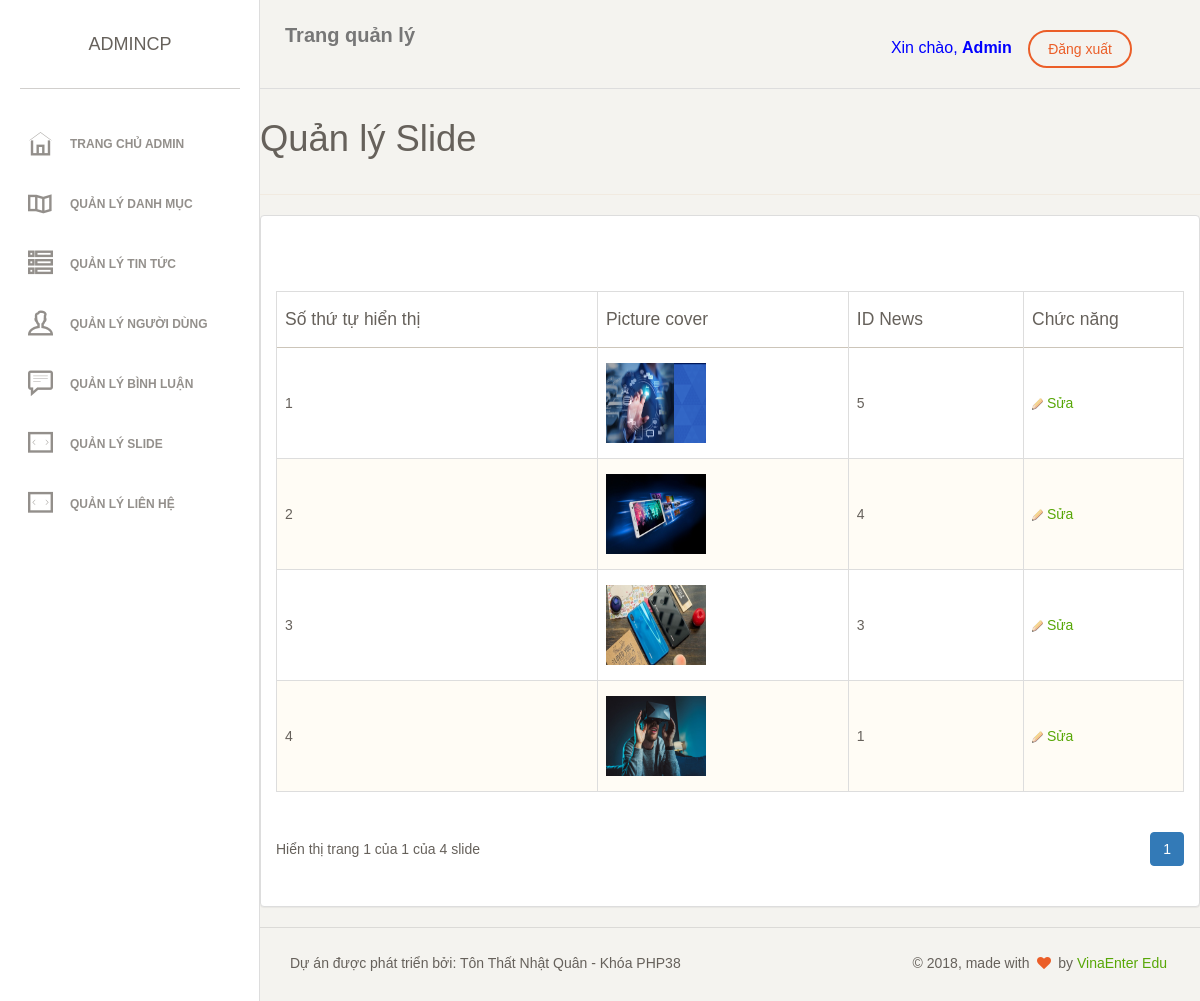
The app's page /admin/slide/index.php (signed in) with its own data.
### tables this page shows
CREATE TABLE `user` (
  `user_id` int(11) NOT NULL,
  `username` varchar(128) NOT NULL,
  `password` varchar(128) NOT NULL,
  `fullname` varchar(128) NOT NULL,
  `avatar` varchar(128) NOT NULL,
  `chucvu` varchar(128) NOT NULL,
  `active` int(11) NOT NULL
);

CREATE TABLE `slide` (
  `slide_id` int(11) NOT NULL,
  `picture` varchar(128) NOT NULL,
  `news_id` int(11) NOT NULL
);

### admin/slide/index.php (the view, shortened to what this page needs)
<?php require_once $_SERVER['DOCUMENT_ROOT'].'/templates/admin/inc/header.php'; ?>
<?php
	$queryTSD = "SELECT COUNT(*) AS TSD FROM slide";
	$resultTSD = $mysqli->query($queryTSD);
	$arTmp = mysqli_fetch_assoc($resultTSD);
	$tongSoDong = $arTmp['TSD'];
	$row_count = ROW_COUNT;
	$tongSoTrang = ceil($tongSoDong/$row_count);
	$current_page = 1;
	$offset = ($current_page - 1) * $row_count;
?>
<div id="page-wrapper">
    <div id="page-inner">
        <div class="row">
            <div class="col-md-12">
                <h2>Quản lý Slide</h2>
            </div>
        </div>
        <hr />
        <div class="row">
            <div class="col-md-12">
                <div class="panel panel-default">
                    <div class="panel-body">
                        <div class="table-responsive">
                            <div class="row">
                                <div class="col-sm-6">
                                </div>
                                <div class="col-sm-6" style="text-align: right;">
                                    <form method="post" action="">
                                        <br /> <br />
                                    </form><br />
                                </div>
                            </div>
                            <table class="table table-striped table-bordered table-hover" id="dataTables-example">
                                <thead>
                                    <tr>
                                        <th>Số thứ tự hiển thị</th>
                                        <th>Picture cover</th>
										<th>ID News</th>
                                        <th width="160px">Chức năng</th>
                                    </tr>
                                </thead>
                                <tbody>
									<?php
										$queryDM = "SELECT * FROM slide LIMIT {$offset},{$row_count}";
										$resultDM = $mysqli->query($queryDM);
										while($row = mysqli_fetch_assoc($resultDM)) {
											$id = $row['slide_id'];
											$picture = $row['picture'];
											$news_id = $row['news_id'];
									?>
                                    <tr class="gradeX">
                                        <td><?php echo $id ?></td>
										<td class="center">
											<img src="/files/<?php echo $picture ?>" alt="" height="80px" width="100px"/>
										</td>
										<td><?php echo $news_id ?></td>
                                        <td class="center">
                                            <a href="update.php?idSua=<?php echo $id?>"> <img src="/templates/admin/assets/img/edit.gif" alt=""> Sửa</a>
										</td>
                                    </tr>
									<?php } ?>
                                </tbody>
                            </table>
                            <div class="row">
                                <div class="col-sm-6">
                                    <div class="dataTables_info" id="dataTables-example_info" style="margin-top:27px">Hiển thị trang <?php echo $current_page; ?> của <?php echo $tongSoTrang ?> của <?php echo $tongSoDong ?> slide</div>
                                </div>
                                <div class="col-sm-6" style="text-align: right;">
                                    <div class="dataTables_paginate paging_simple_numbers" id="dataTables-example_paginate">
                                        <ul class="pagination">
											<?php
											 for($i = 1; $i <= $tongSoTrang; $i++) {
												 $active = '';
												 if($i == $current_page) {
													 $active = 'active';
												 }
											?>
                                            <li class="paginate_button <?php echo $active ?>" ><a href="index.php?tab=5&page=<?php echo $i; ?>"><?php echo $i; ?></a></li>
											<?php
											 }
											?>
                                        </ul>
                                    </div>
                                </div>
                            </div>
                        </div>
                    </div>
                </div>
            </div>
        </div>
    </div>
</div>
<?php require_once $_SERVER['DOCUMENT_ROOT'].'/templates/admin/inc/footer.php'; ?>

### templates/admin/inc/header.php (shortened to what this page needs)
<?php
	require_once $_SERVER['DOCUMENT_ROOT'].'/ulti/DBConnectionUtil.php';
?>
<!doctype html>
<html lang="en">
<head>
    <link href="/templates/admin/assets/css/bootstrap.min.css" rel="stylesheet" />
    <link href="/templates/admin/assets/css/animate.min.css" rel="stylesheet"/>
    <link href="/templates/admin/assets/css/paper-dashboard.css" rel="stylesheet"/>
    <link href="/templates/admin/assets/css/demo.css" rel="stylesheet" />
    <link href="http://maxcdn.bootstrapcdn.com/font-awesome/latest/css/font-awesome.min.css" rel="stylesheet">
    <link href="/templates/admin/assets/css/themify-icons.css" rel="stylesheet">
</head>
<body>
<div class="wrapper">
	<?php require_once $_SERVER['DOCUMENT_ROOT'].'/templates/admin/inc/leftbar.php'; ?>
    <div class="main-panel">
		<nav class="navbar navbar-default">
            <div class="container-fluid">
                <div class="navbar-header">
                    <a class="navbar-brand" href="/admin">Trang quản lý</a>
                </div>
                <div class="collapse navbar-collapse">
                    <ul class="nav navbar-nav navbar-right">
						<div style="color: blue;
							padding: 15px 50px 5px 50px;
							float: right;
							font-size: 16px;">
							<?php
								if(isset($_SESSION['userinfo'])) {
									$arUserInfo = $_SESSION['userinfo'];
									$fullName = $arUserInfo['fullname'];
							?>
							Xin chào, <b><?php echo $fullName; ?></b>
							&nbsp; <a href="/admin/auth/logout.php" class="btn btn-danger square-btn-adjust">Đăng xuất</a> </div>
							<?php
								}
							?>
                    </ul>
                </div>
            </div>
        </nav>

### templates/admin/inc/leftbar.php
<div class="sidebar" data-background-color="white" data-active-color="danger">
    	<?php
			$queryDM = "SELECT * FROM user";
			$resultDM = $mysqli->query($queryDM);
			$row = mysqli_fetch_assoc($resultDM)
		?>
		<div class="sidebar-wrapper">
            <div class="logo">
                <a href="http://vinaenter.edu.vn" class="simple-text">AdminCP</a>
            </div>
            <ul class="nav">
				<li id="0">
                    <a href="/admin/index.php?tab=0" >
                        <i class="ti-home" ></i>
                        <p>TRANG CHỦ ADMIN</p>
                    </a>
                </li>
				<?php
				if($row['chucvu'] != 'admin' || $_SESSION['userinfo']['chucvu'] == 'admin' ) {
				?>
            	<li id="1">
                    <a href="/admin/category/index.php?tab=1" >
                        <i class="ti-map" ></i>
                        <p>QUẢN LÝ DANH MỤC</p>
                    </a>
                </li>
				<?php
				}
				?>
            	<li id="2" >
                    <a href="/admin/news/index.php?tab=2" >
                        <i class="ti-view-list-alt"></i>
                        <p>QUẢN LÝ TIN TỨC</p>
                    </a>
                </li>
				<?php
				if($row['chucvu'] != 'admin' || $_SESSION['userinfo']['chucvu'] == 'admin' ) {
				?>
                <li id="3">
                    <a href="/admin/user/index.php?tab=3" >
                        <i class="ti-user"></i>
                        <p>QUẢN LÝ NGƯỜI DÙNG</p>
                    </a>
                </li>
				<?php
				}
				?>
                <li id="4">
                    <a href="/admin/comment/index.php?tab=4" >
                        <i class="ti-comment-alt"></i>
                        <p>QUẢN LÝ BÌNH LUẬN</p>
                    </a>
                </li>
				<li id="5">
                    <a href="/admin/slide/index.php?tab=5" >
                        <i class="ti-layout-slider"></i>
                        <p>QUẢN LÝ SLIDE</p>
                    </a>
                </li>
				<li id="6">
                    <a href="/admin/contact/index.php?tab=6" >
                        <i class="ti-layout-slider"></i>
                        <p>QUẢN LÝ LIÊN HỆ</p>
                    </a>
                </li>
            </ul>
    	</div>
    </div>

### templates/admin/inc/footer.php (shortened to what this page needs)
  <footer class="footer">
            <div class="container-fluid">
                <nav class="pull-left">
                    <ul>
                        <li>
                            <a href="/">Dự án được phát triển bởi: Tôn Thất Nhật Quân - Khóa PHP38</a>
                        </li>
                    </ul>
                </nav>
                <div class="copyright pull-right">
                    &copy; <script>document.write(new Date().getFullYear())</script>, made with <i class="fa fa-heart heart"></i> by <a href="http://vinaenter.edu.vn">VinaEnter Edu</a>
                </div>
            </div>
        </footer>
    </div>
</div>
</body>
</html>

### records on screen
user: fullname "Admin"
slide: slide_id "1", picture (picture), news "5"
slide: slide_id "2", picture (picture), news "4"
slide: slide_id "3", picture (picture), news "3"
slide: slide_id "4", picture (picture), news "1"

### other values on screen
$current_page "1"
$tongSoTrang "1"
$tongSoDong "4"
